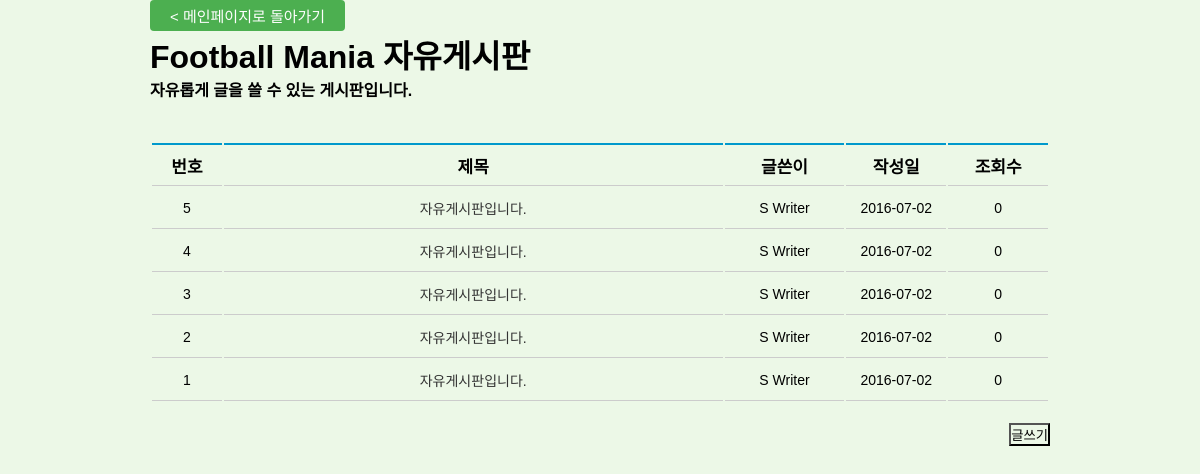
The page / on the database its author committed.
### tables this page shows
CREATE TABLE `board` (
  `idx` int(11) NOT NULL,
  `name` varchar(100) NOT NULL,
  `pw` varchar(100) NOT NULL,
  `title` varchar(100) NOT NULL,
  `content` text NOT NULL,
  `date` date NOT NULL,
  `hit` int(11) NOT NULL
);

### db.php (called while the page is built, shortened)
<?php
$db = new mysqli("172.17.0.2", "root", "8829", "post_board");
$db->set_charset("utf8");
function mq($sql)
{
	global $db;
	return $db->query($sql);
}

### index.php (the view, shortened to what this page needs)
<?php
include $_SERVER['DOCUMENT_ROOT'] . "/db.php";
?>
<!doctype html>
<head>
  <link rel="stylesheet" type="text/css" href="/css/style.css" />
</head>
<body>
  <div id="board_area">
    <a href="/" class="modern-button">
      < 메인페이지로 돌아가기</a>
        <h1>Football Mania 자유게시판</h1>
        <h4>자유롭게 글을 쓸 수 있는 게시판입니다.</h4>
        <table class="list-table">
          <thead>
            <tr>
              <th width="70">번호</th>
              <th width="500">제목</th>
              <th width="120">글쓴이</th>
              <th width="100">작성일</th>
              <th width="100">조회수</th>
            </tr>
          </thead>
          <?php
          $sql = mq("select * from board order by idx desc limit 0,10");
          while ($board = $sql->fetch_array()) {
            $title = $board["title"];
          ?>
            <tbody>
              <tr>
                <td width="70"><?php echo $board['idx']; ?></td>
                <td width="500"><a href="/page/board/read.php?idx=<?php echo $board["idx"]; ?>"><?php echo $title; ?></a></td>
                <td width="120"><?php echo $board['name'] ?></td>
                <td width="100"><?php echo $board['date'] ?></td>
                <td width="100"><?php echo $board['hit']; ?></td>
              </tr>
            </tbody>
          <?php } ?>
        </table>
        <div id="write_btn">
          <a href="/page/board/write.php"><button>글쓰기</button></a>
        </div>
  </div>
</body>
</html>

### css/style.css (style rules this page uses)
* { margin: 0 auto; padding: 0; background-color: #ecf8e7; font-family: 'Noto Sans KR','Sans-Serif','Arial'; }
a { text-decoration: none; color:#333; }
.modern-button { background-color: #4CAF50; color: white; padding: 5px 20px; text-align: center; text-decoration: none; display: inline-block; border: none; border-radius: 4px; font-size: 15px; }
#board_area { width: 900px; position: relative; }
.list-table { margin-top: 40px; }
.list-table thead th { height:40px; border-top:2px solid #09C; border-bottom:1px solid #CCC; font-weight: bold; font-size: 17px; }
.list-table tbody td { text-align:center; padding:10px 0; border-bottom:1px solid #CCC; height:20px; font-size: 14px }
#write_btn { position: absolute; margin-top:20px; right: 0; }

### rows shown on the page
board: idx "5", title "자유게시판입니다.", name "S Writer", date "2016-07-02", hit "0"
board: idx "4", title "자유게시판입니다.", name "S Writer", date "2016-07-02", hit "0"
board: idx "3", title "자유게시판입니다.", name "S Writer", date "2016-07-02", hit "0"
board: idx "2", title "자유게시판입니다.", name "S Writer", date "2016-07-02", hit "0"
board: idx "1", title "자유게시판입니다.", name "S Writer", date "2016-07-02", hit "0"
